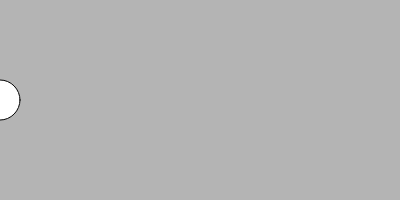
Frame 1 (no input)
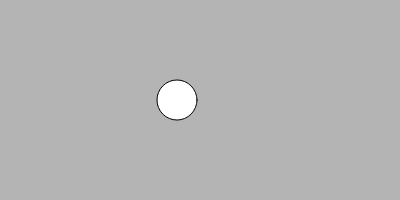
Frame 60 (no input)
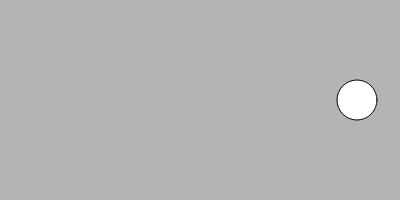
Frame 120 (the mouse pressed at the canvas centre since frame 60)

The p5.js sketch that drew these frames (run headless with seeded random() and noise() and a simulated clock; from frame 60 on, the mouse is pressed at the canvas centre):

// p5.js sketch
// ── sketch.js
let x = 0;
let velocidad = 3;
function setup() {
  createCanvas(400, 200);
}

function draw() {
  background(180);
  frameRate(30);
  circle(x,100,40);
  x+=velocidad;
  if (x > width || x < 0)
  {
    velocidad = -velocidad;
  }
}
